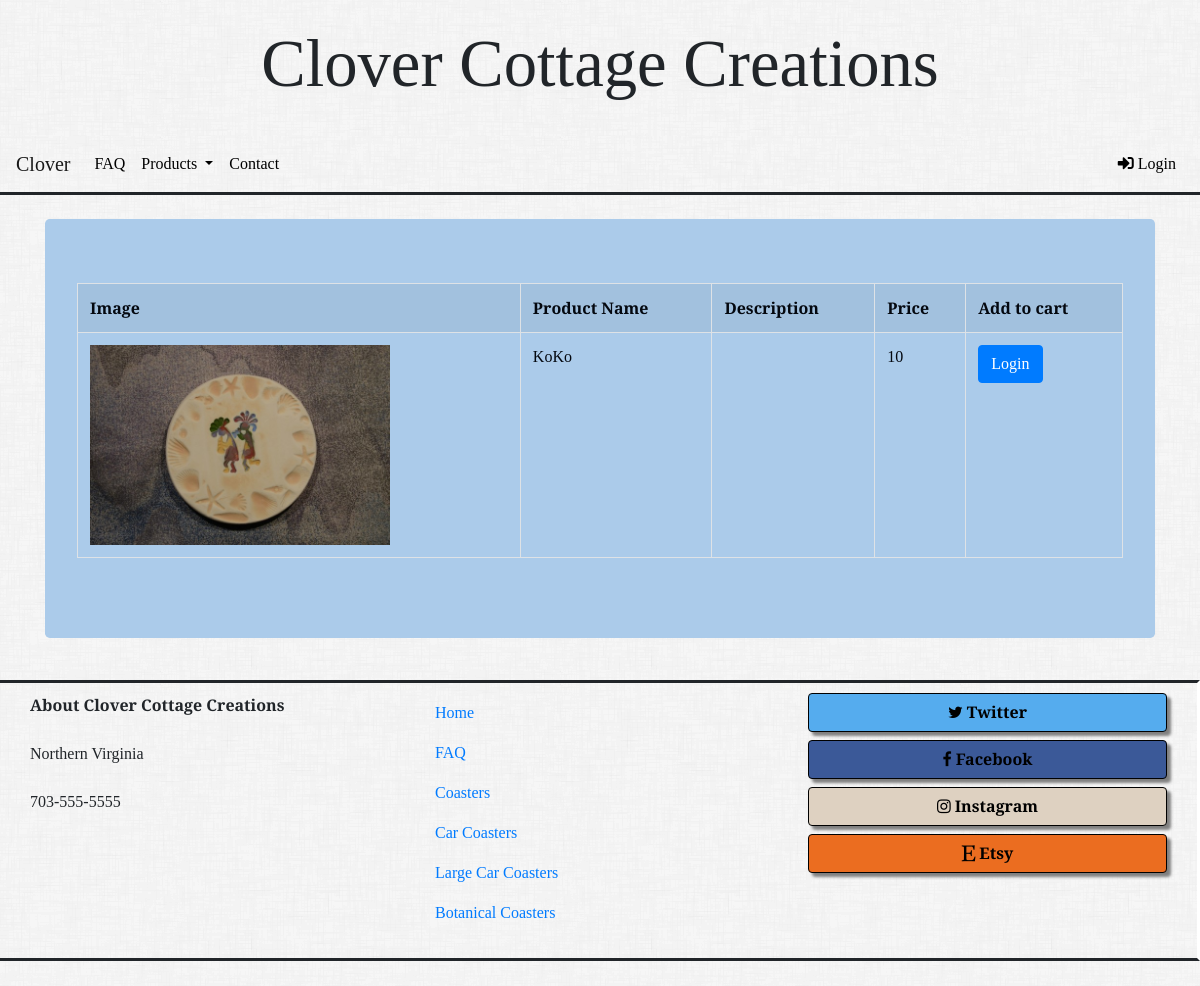
The app's page /product-view.php?ProductID=2 with its own data.
### tables this page shows
CREATE TABLE IF NOT EXISTS `Products` (
  `productID` INT NOT NULL,
  `ProductName` VARCHAR(255) NOT NULL,
  `description` VARCHAR(255) NOT NULL,
  `categoryID` INT NOT NULL,
  `Product_UnitPrice` INT NOT NULL,
  `unitsInStock` INT NOT NULL,
  `ProductPicture` VARCHAR(255) NOT NULL,
  PRIMARY KEY (`productID`),
  INDEX `categoryID_idx` (`categoryID` ASC),
  CONSTRAINT `categoryID`
    FOREIGN KEY (`categoryID`)
    REFERENCES `Category` (`CategoryID`)
    ON DELETE NO ACTION
    ON UPDATE NO ACTION);

### product-view.php (the view, shortened to what this page needs)
<?php
include('login-process.php');
      $id=$_GET["ProductID"];
    $sql= "SELECT * FROM Products WHERE ProductID= '$id'";
    $results = mysqli_query($db, $sql);
    ?>
<!DOCTYPE html>
<html lang="en">
<?php
require_once("header.php");
?>
<body style="background-image: url(/photos/dust_scratches.png)" class="body-font">
    <header class="bg-light " style="background-image: url(/photos/dust_scratches.png)">
        <div class="container " style="text-align:center;">
            <br>
            <h1 class="header-large">Clover Cottage Creations</h1>
            <br>
        </div>
    </header>
    <?php
    if(isset($_SESSION['Email'])){
    require_once("logout-header.php");
    }else{
    require_once("login-header.php");
    }
    ?>
    <br>
    <main>
        <div class="container">
            <div class="jumbotron jumbotron-tax" >
                <table class="table table-striped table-bordered" style="border-color:black;">
                    <tr>
                        <th>Image</th>
                        <th>Product Name</th>
                        <th>Description</th>
                        <th>Price </th>
                        <th>Add to cart </th>
                    </tr>
                    <?php
                    if($results<=1)
                    {
                        while($row = mysqli_fetch_array($results))
                         {
                            echo "<tr>";
                               echo '<td >' . '<img src="'.   $row["ProductPicture"] . '" height=200 width=300>'. '</td>';
                               echo "<td>" . $row["ProductName"] . "</td>";
                              echo "<td>" . $row["Description"] . "</td>";
                              echo "<td>" . $row["Product_UnitPrice"] . "</td>";
                              if(isset($_SESSION['Email'])){
                                echo "<td>". '<form id="form1" name="form1" method="post" action="cart-view.php">
                                <input type="hidden" name="pid" id="pid" value="' . $id . '">
                                <input type="submit" class="btn btn-primary btn-remove" name="button" id="button" value="Add to cart"> </td>';
                                }else{
                                echo "<td>" . '<a href="http://thomassoliday.com/login.php" '. ' class="btn btn-primary">Login</a></td>';
                                }
                               echo "</tr>";
                         }
                                                     echo "</table>";
                    }else
                    {
                        echo "No product exists";
                    }
               ?>
            </div>
        </div>
    </main>
</body>
<?php include_once("footer.php");?>
</html>

### capstone.css (style rules this page uses)
.header-large { font-size: 50pt; }
.jumbotron-tax { background-color:#abcbea; color:#04080F; }
.body-font { font-family: 'Arvo', serif; }

### records on screen
products: ProductPicture (picture), ProductName "KoKo", Product_UnitPrice "10"
